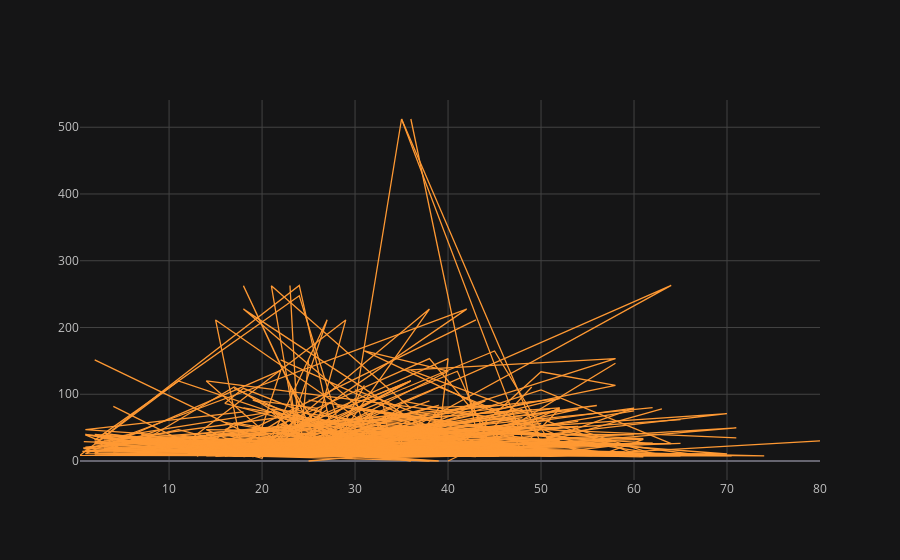

Here is the notebook cell this chart was saved with:
### Markdown cell above
**Plotly using iplot()**

### Code cell
titanic.iplot(kind= 'line', x='age', y='fare')

### Figure 1 — Plotly figure (JSON) as saved in the notebook; plotly's stock layout.template omitted (floating-point values rounded to 4 significant figures; data arrays with more than 128 entries replaced by an {"elided": "..."} marker saying what was removed)
{"data": [{"line": {"color": "rgba(255, 153, 51, 1.0)", "dash": "solid", "shape": "linear", "width": 1.3}, "mode": "lines", "name": "fare", "text": "", "type": "scatter", "x": {"elided": "891 float values"}, "y": {"elided": "891 float values"}}], "layout": {"legend": {"bgcolor": "#151516", "font": {"color": "#D9D9D9"}}, "paper_bgcolor": "#151516", "plot_bgcolor": "#151516", "title": {"font": {"color": "#D9D9D9"}}, "xaxis": {"gridcolor": "#434343", "showgrid": true, "tickfont": {"color": "#C2C2C2"}, "title": {"font": {"color": "#D9D9D9"}, "text": ""}, "zerolinecolor": "#666570"}, "yaxis": {"gridcolor": "#434343", "showgrid": true, "tickfont": {"color": "#C2C2C2"}, "title": {"font": {"color": "#D9D9D9"}, "text": ""}, "zerolinecolor": "#666570"}}}
